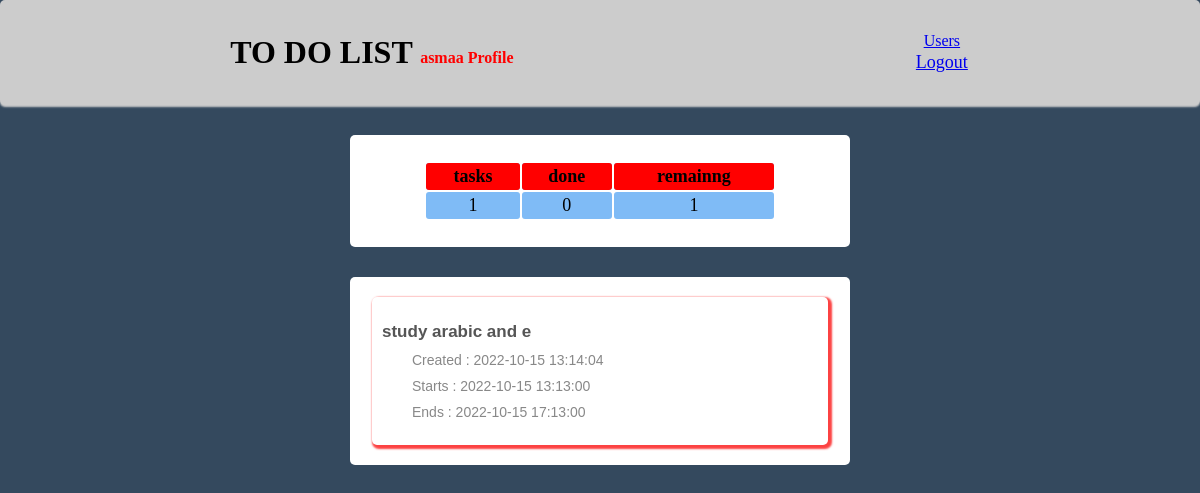
Screenshot of /index.php?id=3 (signed in) with the database file from the repository.
### tables this page shows
CREATE TABLE `users` (
  `id` int(11) NOT NULL,
  `Name` varchar(100) NOT NULL,
  `age` int(11) NOT NULL,
  `phone` varchar(15) NOT NULL,
  `email` varchar(50) NOT NULL,
  `password` varchar(100) NOT NULL
);

CREATE TABLE `tasks` (
  `id` int(11) NOT NULL,
  `text` text NOT NULL,
  `user_id` int(11) NOT NULL,
  `create_date` datetime NOT NULL DEFAULT current_timestamp(),
  `start_date` datetime NOT NULL,
  `end_date` datetime NOT NULL,
  `checked` tinyint(1) NOT NULL DEFAULT 0
);

### db_connection.php (called while the page is built, shortened)
<?php
class db{
    private $ServerName="localhost";
    private $UserName="root";
    private $Pass="";
    private $DataBaseName="todotask";
    protected $conn;
    public function __construct()
    {
            $this->conn =mysqli_connect("$this->ServerName","$this->UserName","$this->Pass","$this->DataBaseName");
    }
    function gettasks($id){
        $order="SELECT * FROM `tasks` where `user_id`='$id'ORDER BY `start_date` ASC";
        $query=mysqli_query($this->conn,$order);
        $tasks=[];
        while ($res=mysqli_fetch_assoc($query)){
            $tasks[]=$res;
        }
        return $tasks;
    }
    function users(){
        $order="SELECT * FROM `usee_tasks` ";
        $query=mysqli_query($this->conn,$order);
        $tasks=[];
        while ($res=mysqli_fetch_assoc($query)){
            $tasks[]=$res;
        }
        return $tasks;
    }
}

### index.php (the view, shortened to what this page needs)
<?php
require 'db_connection.php';
$userid=$_GET['id'];
$connection=new db;
$todos=$connection->gettasks($userid);
$dataa=$connection->users();
$data=[];
foreach ($dataa as $v =>$dataf) {
    if ($dataf['id'] == $userid) {
        $data = $dataf;
    }
}
?>
<!DOCTYPE html>
<html lang="en">
<head>
    <link rel="stylesheet" href="https://cdnjs.cloudflare.com/ajax/libs/font-awesome/4.7.0/css/font-awesome.min.css">
</head>
<body>
    <div class="two">
        <h1>TO DO LIST <span><?php echo $data['Name']." Profile" ?></span> </h1><div>
        <div ><a href="users.php">Users</a> </div>
        <div class="logout"><a href="logout.php">Logout</a> </div>
        </div>
    </div>
    <div class="main-section">
        <div class="show-todo-section">
            <div class="container">
                <table border="2px">
                    <tr>
                        <th>tasks</th>
                        <th>done</th>
                        <th>remainng</th>
                    </tr>
                    <tr>
                        <td><?php
                            if(isset( $data['id'])){
                               echo $data['tasks_num'] ;
                            }
                            else echo 0;?>
                        </td>
                        <td><?php
                            if(isset( $data['done'])) {
                                echo $data['done'] ;
                            }
                            else echo 0;?>
                        </td>
                        <td><?php
                            if(isset( $data['id'])) {
                            echo $data['tasks_num']-$data['done'];
                            }
                            else echo 0; ?>
                        </td>
                    </tr>
                </table>
            </div>
        </div>
        <div class="show-todo-section">
            <?php
                foreach ($todos as $todo ){
                    if ($_SESSION['user']['id']==$userid){?>
                <div class="todo-item" <?php
                        if(strtotime($todo['start_date']) < time()){
                            echo "style='box-shadow: 2px 2px 2px 2px #fc4242;'" ;}?> >
                        <span id="<?= $todo['id'];?>" class="remove-to-do">X</span>
                    <?php if($todo['checked']){?>
                        <input type="checkbox" data-todo-id="<?php echo $todo['id'];?>" class="check-box" checked>
                        <h2 class="checked"><?php echo $todo['text']?></h2><a id="aa" href="app/update.php?id=<?=$todo['id']?>"> <i style="font-size:17px;color:red;" class="fa-regular fa-pen-to-square"></i></a><br>
                    <?php }else{?>
                        <input type="checkbox" data-todo-id="<?php echo $todo['id'];?>" class="check-box">
                        <h2><?php echo $todo['text']?></h2><a id="aa" href="app/update.php?id=<?=$todo['id']?>"> <i style="font-size:17px;color:red;" class="fa-regular fa-pen-to-square"></i></a><br>
                    <?php } ?>
                        <small><?php echo "Created : ". $todo['create_date']?></small>
                        <small><?php echo "Starts : ". $todo['start_date']?></small>
                        <small><?php echo " Ends : ". $todo['end_date']?></small>
                </div>
            <?php }else{?>
             <div class="todo-item"<?php if(strtotime($todo['start_date']) < time()){echo "style='box-shadow: 2px 2px 2px 2px #fc4242;'" ;}?> >
            <?php if($todo['checked']){?>
            <h2 class="checked"><?php echo $todo['text']?></h2><br>
            <?php }else{?>
            <h2><?php echo $todo['text']."<br>";}?></h2>
            <small><?= "Created : ". $todo['create_date']?></small>
            <small><?= "Starts : ". $todo['start_date']?></small>
            <small><?= " Ends : ". $todo['end_date']?></small>
        </div>
        <?php
        }
            }?>
                </div>
        <link rel="stylesheet" href="css/style.css">
    </div>
</body>
</html>

### css/style.css (style rules this page uses)
body { background: #34495e; }
* { padding: 0; margin: 0; box-sizing: border-box; }
.main-section { background: transparent; max-width: 500px; width: 90%; height: 500px; margin: 30px auto; border-radius: 10px; }
.logout { font-size: large; }
.two { padding: 30px 30px; display: flex; flex-direction: row; align-items: center; justify-content: space-around; background-color: #ccc; text-align: center; border-radius: 5px; box-shadow: 0 2px 2px 0 #ccc; }
.two div { padding: 1px; }
h1 span { font-size: 50%; color: red; }
.show-todo-section { width: 100%; background: #fff; margin: 30px auto; padding: 10px; border-radius: 5px; }
.container table { border: none; text-align: center; padding: 1rem; width: 80%; justify-content: center; font-size: large; margin: auto; }
.container tr,td,th { padding: 3px 5px; border: none; border-radius: 3px; }
.container th { background-color: red; }
.container table tr:nth-child(odd) { background-color: #7fbbf6; }
.container table tr:nth-child(even) { background-color: #7fbbf6; }
.todo-item { width: 95%; margin: 10px auto; padding: 20px 10px; box-shadow: 0 4px 8px 0 #ccc, 0 6px 20px 0 #ccc; border-radius: 5px; }
.todo-item h2 { display: inline-block; padding: 5px 0; font-size: 17px; font-family: sans-serif; color: #555; }
.todo-item small { display: block; width: 100%; padding: 5px 0; color: #888; padding-left: 30px; font-size: 14px; font-family: sans-serif; }

### rows the page displays
users: Name "asmaa"
tasks: text "study arabic and e", create_date "2022-10-15 13:14:04", start_date "2022-10-15 13:13:00", end_date "2022-10-15 17:13:00"

### other values shown
$data['tasks_num'] "1"
$data['done'] "0"
$data['tasks_num']-$data['done'] "1"
